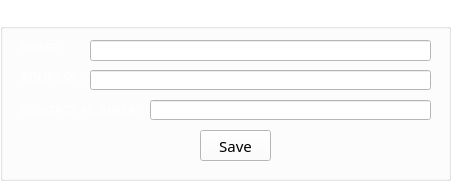
   <widget class="QGroupBox" name="groupBox">
    <property name="geometry">
     <rect>
      <x>20</x>
      <y>30</y>
      <width>451</width>
      <height>181</height>
     </rect>
    </property>
    <property name="palette">
     <palette>
      <active>
       <colorrole role="WindowText">
        <brush brushstyle="SolidPattern">
         <color alpha="255">
          <red>255</red>
          <green>255</green>
          <blue>255</blue>
         </color>
        </brush>
       </colorrole>
       <colorrole role="Button">
        <brush brushstyle="SolidPattern">
         <color alpha="255">
          <red>255</red>
          <green>255</green>
          <blue>255</blue>
         </color>
        </brush>
       </colorrole>
       <colorrole role="Light">
        <brush brushstyle="SolidPattern">
         <color alpha="255">
          <red>255</red>
          <green>255</green>
          <blue>255</blue>
         </color>
        </brush>
       </colorrole>
       <colorrole role="Midlight">
        <brush brushstyle="SolidPattern">
         <color alpha="255">
          <red>255</red>
          <green>255</green>
          <blue>255</blue>
         </color>
        </brush>
       </colorrole>
       <colorrole role="Dark">
        <brush brushstyle="SolidPattern">
         <color alpha="255">
          <red>127</red>
          <green>127</green>
          <blue>127</blue>
         </color>
        </brush>
       </colorrole>
       <colorrole role="Mid">
        <brush brushstyle="SolidPattern">
         <color alpha="255">
          <red>170</red>
          <green>170</green>
          <blue>170</blue>
         </color>
        </brush>
       </colorrole>
       <colorrole role="Text">
        <brush brushstyle="SolidPattern">
         <color alpha="255">
          <red>0</red>
          <green>0</green>
          <blue>0</blue>
         </color>
        </brush>
       </colorrole>
       <colorrole role="BrightText">
        <brush brushstyle="SolidPattern">
         <color alpha="255">
          <red>255</red>
          <green>255</green>
          <blue>255</blue>
         </color>
        </brush>
       </colorrole>
       <colorrole role="ButtonText">
        <brush brushstyle="SolidPattern">
         <color alpha="255">
          <red>0</red>
          <green>0</green>
          <blue>0</blue>
         </color>
        </brush>
       </colorrole>
       <colorrole role="Base">
        <brush brushstyle="SolidPattern">
         <color alpha="255">
          <red>255</red>
          <green>255</green>
          <blue>255</blue>
         </color>
        </brush>
       </colorrole>
       <colorrole role="Window">
        <brush brushstyle="SolidPattern">
         <color alpha="255">
          <red>255</red>
          <green>255</green>
          <blue>255</blue>
         </color>
        </brush>
       </colorrole>
       <colorrole role="Shadow">
        <brush brushstyle="SolidPattern">
         <color alpha="255">
          <red>0</red>
          <green>0</green>
          <blue>0</blue>
         </color>
        </brush>
       </colorrole>
       <colorrole role="AlternateBase">
        <brush brushstyle="SolidPattern">
         <color alpha="255">
          <red>255</red>
          <green>255</green>
          <blue>255</blue>
         </color>
        </brush>
       </colorrole>
       <colorrole role="ToolTipBase">
        <brush brushstyle="SolidPattern">
         <color alpha="255">
          <red>255</red>
          <green>255</green>
          <blue>220</blue>
         </color>
        </brush>
       </colorrole>
       <colorrole role="ToolTipText">
        <brush brushstyle="SolidPattern">
         <color alpha="255">
          <red>0</red>
          <green>0</green>
          <blue>0</blue>
         </color>
        </brush>
       </colorrole>
      </active>
      <inactive>
       <colorrole role="WindowText">
        <brush brushstyle="SolidPattern">
         <color alpha="255">
          <red>255</red>
          <green>255</green>
          <blue>255</blue>
         </color>
        </brush>
       </colorrole>
       <colorrole role="Button">
        <brush brushstyle="SolidPattern">
         <color alpha="255">
          <red>255</red>
          <green>255</green>
          <blue>255</blue>
         </color>
        </brush>
       </colorrole>
       <colorrole role="Light">
        <brush brushstyle="SolidPattern">
         <color alpha="255">
          <red>255</red>
          <green>255</green>
          <blue>255</blue>
         </color>
        </brush>
       </colorrole>
       <colorrole role="Midlight">
        <brush brushstyle="SolidPattern">
         <color alpha="255">
          <red>255</red>
          <green>255</green>
          <blue>255</blue>
         </color>
        </brush>
       </colorrole>
       <colorrole role="Dark">
        <brush brushstyle="SolidPattern">
         <color alpha="255">
          <red>127</red>
          <green>127</green>
          <blue>127</blue>
         </color>
        </brush>
       </colorrole>
       <colorrole role="Mid">
        <brush brushstyle="SolidPattern">
         <color alpha="255">
          <red>170</red>
          <green>170</green>
          <blue>170</blue>
         </color>
        </brush>
       </colorrole>
       <colorrole role="Text">
        <brush brushstyle="SolidPattern">
         <color alpha="255">
          <red>0</red>
          <green>0</green>
          <blue>0</blue>
         </color>
        </brush>
       </colorrole>
       <colorrole role="BrightText">
        <brush brushstyle="SolidPattern">
         <color alpha="255">
          <red>255</red>
          <green>255</green>
          <blue>255</blue>
         </color>
        </brush>
       </colorrole>
       <colorrole role="ButtonText">
        <brush brushstyle="SolidPattern">
         <color alpha="255">
          <red>0</red>
          <green>0</green>
          <blue>0</blue>
         </color>
        </brush>
       </colorrole>
       <colorrole role="Base">
        <brush brushstyle="SolidPattern">
         <color alpha="255">
          <red>255</red>
          <green>255</green>
          <blue>255</blue>
         </color>
        </brush>
       </colorrole>
       <colorrole role="Window">
        <brush brushstyle="SolidPattern">
         <color alpha="255">
          <red>255</red>
          <green>255</green>
          <blue>255</blue>
         </color>
        </brush>
       </colorrole>
       <colorrole role="Shadow">
        <brush brushstyle="SolidPattern">
         <color alpha="255">
          <red>0</red>
          <green>0</green>
          <blue>0</blue>
         </color>
        </brush>
       </colorrole>
       <colorrole role="AlternateBase">
        <brush brushstyle="SolidPattern">
         <color alpha="255">
          <red>255</red>
          <green>255</green>
          <blue>255</blue>
         </color>
        </brush>
       </colorrole>
       <colorrole role="ToolTipBase">
        <brush brushstyle="SolidPattern">
         <color alpha="255">
          <red>255</red>
          <green>255</green>
          <blue>220</blue>
         </color>
        </brush>
       </colorrole>
       <colorrole role="ToolTipText">
        <brush brushstyle="SolidPattern">
         <color alpha="255">
          <red>0</red>
          <green>0</green>
          <blue>0</blue>
         </color>
        </brush>
       </colorrole>
      </inactive>
      <disabled>
       <colorrole role="WindowText">
        <brush brushstyle="SolidPattern">
         <color alpha="255">
          <red>127</red>
          <green>127</green>
          <blue>127</blue>
         </color>
        </brush>
       </colorrole>
       <colorrole role="Button">
        <brush brushstyle="SolidPattern">
         <color alpha="255">
          <red>255</red>
          <green>255</green>
          <blue>255</blue>
         </color>
        </brush>
       </colorrole>
       <colorrole role="Light">
        <brush brushstyle="SolidPattern">
         <color alpha="255">
          <red>255</red>
          <green>255</green>
          <blue>255</blue>
         </color>
        </brush>
       </colorrole>
       <colorrole role="Midlight">
        <brush brushstyle="SolidPattern">
         <color alpha="255">
          <red>255</red>
          <green>255</green>
          <blue>255</blue>
         </color>
        </brush>
       </colorrole>
       <colorrole role="Dark">
        <brush brushstyle="SolidPattern">
         <color alpha="255">
          <red>127</red>
          <green>127</green>
          <blue>127</blue>
         </color>
        </brush>
       </colorrole>
       <colorrole role="Mid">
        <brush brushstyle="SolidPattern">
         <color alpha="255">
          <red>170</red>
          <green>170</green>
          <blue>170</blue>
         </color>
        </brush>
       </colorrole>
       <colorrole role="Text">
        <brush brushstyle="SolidPattern">
         <color alpha="255">
          <red>127</red>
          <green>127</green>
          <blue>127</blue>
         </color>
        </brush>
       </colorrole>
       <colorrole role="BrightText">
        <brush brushstyle="SolidPattern">
         <color alpha="255">
          <red>255</red>
          <green>255</green>
          <blue>255</blue>
         </color>
        </brush>
       </colorrole>
       <colorrole role="ButtonText">
        <brush brushstyle="SolidPattern">
         <color alpha="255">
          <red>127</red>
          <green>127</green>
          <blue>127</blue>
         </color>
        </brush>
       </colorrole>
       <colorrole role="Base">
        <brush brushstyle="SolidPattern">
         <color alpha="255">
          <red>255</red>
          <green>255</green>
          <blue>255</blue>
         </color>
        </brush>
       </colorrole>
       <colorrole role="Window">
        <brush brushstyle="SolidPattern">
         <color alpha="255">
          <red>255</red>
          <green>255</green>
          <blue>255</blue>
         </color>
        </brush>
       </colorrole>
       <colorrole role="Shadow">
        <brush brushstyle="SolidPattern">
         <color alpha="255">
          <red>0</red>
          <green>0</green>
          <blue>0</blue>
         </color>
        </brush>
       </colorrole>
       <colorrole role="AlternateBase">
        <brush brushstyle="SolidPattern">
         <color alpha="255">
          <red>255</red>
          <green>255</green>
          <blue>255</blue>
         </color>
        </brush>
       </colorrole>
       <colorrole role="ToolTipBase">
        <brush brushstyle="SolidPattern">
         <color alpha="255">
          <red>255</red>
          <green>255</green>
          <blue>220</blue>
         </color>
        </brush>
       </colorrole>
       <colorrole role="ToolTipText">
        <brush brushstyle="SolidPattern">
         <color alpha="255">
          <red>0</red>
          <green>0</green>
          <blue>0</blue>
         </color>
        </brush>
       </colorrole>
      </disabled>
     </palette>
    </property>
    <property name="font">
     <font>
      <family>Century Gothic</family>
      <pointsize>12</pointsize>
      <weight>75</weight>
      <bold>true</bold>
     </font>
    </property>
    <property name="title">
     <string>CUSTOMER INFORMATION</string>
    </property>
    <widget class="QLabel" name="label_2">
     <property name="geometry">
      <rect>
       <x>20</x>
       <y>37</y>
       <width>61</width>
       <height>19</height>
      </rect>
     </property>
     <property name="palette">
      <palette>
       <active>
        <colorrole role="WindowText">
         <brush brushstyle="SolidPattern">
          <color alpha="255">
           <red>255</red>
           <green>255</green>
           <blue>255</blue>
          </color>
         </brush>
        </colorrole>
       </active>
       <inactive>
        <colorrole role="WindowText">
         <brush brushstyle="SolidPattern">
          <color alpha="255">
           <red>255</red>
           <green>255</green>
           <blue>255</blue>
          </color>
         </brush>
        </colorrole>
       </inactive>
       <disabled>
        <colorrole role="WindowText">
         <brush brushstyle="SolidPattern">
          <color alpha="255">
           <red>127</red>
           <green>127</green>
           <blue>127</blue>
          </color>
         </brush>
        </colorrole>
       </disabled>
      </palette>
     </property>
     <property name="font">
      <font>
       <family>Century Gothic</family>
       <pointsize>10</pointsize>
       <weight>50</weight>
       <italic>false</italic>
       <bold>false</bold>
      </font>
     </property>
     <property name="text">
      <string>NAME :</string>
     </property>
    </widget>
    <widget class="QLineEdit" name="txtIname">
     <property name="geometry">
      <rect>
       <x>90</x>
       <y>40</y>
       <width>341</width>
       <height>21</height>
      </rect>
     </property>
     <property name="font">
      <font>
       <pointsize>10</pointsize>
      </font>
     </property>
    </widget>
    <widget class="QLabel" name="label_4">
     <property name="geometry">
      <rect>
       <x>20</x>
       <y>67</y>
       <width>81</width>
       <height>19</height>
      </rect>
     </property>
     <property name="palette">
      <palette>
       <active>
        <colorrole role="WindowText">
         <brush brushstyle="SolidPattern">
          <color alpha="255">
           <red>255</red>
           <green>255</green>
           <blue>255</blue>
          </color>
         </brush>
        </colorrole>
       </active>
       <inactive>
        <colorrole role="WindowText">
         <brush brushstyle="SolidPattern">
          <color alpha="255">
           <red>255</red>
           <green>255</green>
           <blue>255</blue>
          </color>
         </brush>
        </colorrole>
       </inactive>
       <disabled>
        <colorrole role="WindowText">
         <brush brushstyle="SolidPattern">
          <color alpha="255">
           <red>127</red>
           <green>127</green>
           <blue>127</blue>
          </color>
         </brush>
        </colorrole>
       </disabled>
      </palette>
     </property>
     <property name="font">
      <font>
       <family>Century Gothic</family>
       <pointsize>10</pointsize>
       <weight>50</weight>
       <italic>false</italic>
       <bold>false</bold>
      </font>
     </property>
     <property name="text">
      <string>ADDRESS :</string>
     </property>
    </widget>
    <widget class="QLineEdit" name="txtIadd">
     <property name="geometry">
      <rect>
       <x>90</x>
       <y>70</y>
       <width>341</width>
       <height>20</height>
      </rect>
     </property>
     <property name="font">
      <font>
       <pointsize>10</pointsize>
      </font>
     </property>
    </widget>
    <widget class="QLineEdit" name="txtIcp">
     <property name="geometry">
      <rect>
       <x>150</x>
       <y>100</y>
       <width>281</width>
       <height>20</height>
      </rect>
     </property>
     <property name="font">
      <font>
       <pointsize>10</pointsize>
      </font>
     </property>
    </widget>
    <widget class="QLabel" name="label_5">
     <property name="geometry">
      <rect>
       <x>20</x>
       <y>100</y>
       <width>151</width>
       <height>19</height>
      </rect>
     </property>
     <property name="palette">
      <palette>
       <active>
        <colorrole role="WindowText">
         <brush brushstyle="SolidPattern">
          <color alpha="255">
           <red>255</red>
           <green>255</green>
           <blue>255</blue>
          </color>
         </brush>
        </colorrole>
       </active>
       <inactive>
        <colorrole role="WindowText">
         <brush brushstyle="SolidPattern">
          <color alpha="255">
           <red>255</red>
           <green>255</green>
           <blue>255</blue>
          </color>
         </brush>
        </colorrole>
       </inactive>
       <disabled>
        <colorrole role="WindowText">
         <brush brushstyle="SolidPattern">
          <color alpha="255">
           <red>127</red>
           <green>127</green>
           <blue>127</blue>
          </color>
         </brush>
        </colorrole>
       </disabled>
      </palette>
     </property>
     <property name="font">
      <font>
       <family>Century Gothic</family>
       <pointsize>10</pointsize>
       <weight>50</weight>
       <italic>false</italic>
       <bold>false</bold>
      </font>
     </property>
     <property name="text">
      <string>CONTACT NUMBER :</string>
     </property>
    </widget>
    <widget class="QPushButton" name="btnSave">
     <property name="geometry">
      <rect>
       <x>200</x>
       <y>130</y>
       <width>71</width>
       <height>31</height>
      </rect>
     </property>
     <property name="palette">
      <palette>
       <active>
        <colorrole role="WindowText">
         <brush brushstyle="SolidPattern">
          <color alpha="255">
           <red>0</red>
           <green>0</green>
           <blue>0</blue>
          </color>
         </brush>
        </colorrole>
        <colorrole role="Button">
         <brush brushstyle="SolidPattern">
          <color alpha="255">
           <red>255</red>
           <green>255</green>
           <blue>255</blue>
          </color>
         </brush>
        </colorrole>
        <colorrole role="Light">
         <brush brushstyle="SolidPattern">
          <color alpha="255">
           <red>255</red>
           <green>255</green>
           <blue>255</blue>
          </color>
         </brush>
        </colorrole>
        <colorrole role="Midlight">
         <brush brushstyle="SolidPattern">
          <color alpha="255">
           <red>255</red>
           <green>255</green>
           <blue>255</blue>
          </color>
         </brush>
        </colorrole>
        <colorrole role="Dark">
         <brush brushstyle="SolidPattern">
          <color alpha="255">
           <red>127</red>
           <green>127</green>
           <blue>127</blue>
          </color>
         </brush>
        </colorrole>
        <colorrole role="Mid">
         <brush brushstyle="SolidPattern">
          <color alpha="255">
           <red>170</red>
           <green>170</green>
           <blue>170</blue>
          </color>
         </brush>
        </colorrole>
        <colorrole role="Text">
         <brush brushstyle="SolidPattern">
          <color alpha="255">
           <red>0</red>
           <green>0</green>
           <blue>0</blue>
          </color>
         </brush>
        </colorrole>
        <colorrole role="BrightText">
         <brush brushstyle="SolidPattern">
          <color alpha="255">
           <red>255</red>
           <green>255</green>
           <blue>255</blue>
          </color>
         </brush>
        </colorrole>
        <colorrole role="ButtonText">
         <brush brushstyle="SolidPattern">
          <color alpha="255">
           <red>0</red>
           <green>0</green>
           <blue>0</blue>
          </color>
         </brush>
        </colorrole>
        <colorrole role="Base">
         <brush brushstyle="SolidPattern">
          <color alpha="255">
           <red>255</red>
           <green>255</green>
           <blue>255</blue>
          </color>
         </brush>
        </colorrole>
        <colorrole role="Window">
         <brush brushstyle="SolidPattern">
          <color alpha="255">
           <red>255</red>
           <green>255</green>
           <blue>255</blue>
          </color>
         </brush>
        </colorrole>
        <colorrole role="Shadow">
         <brush brushstyle="SolidPattern">
          <color alpha="255">
           <red>0</red>
           <green>0</green>
           <blue>0</blue>
          </color>
         </brush>
        </colorrole>
        <colorrole role="AlternateBase">
         <brush brushstyle="SolidPattern">
          <color alpha="255">
           <red>255</red>
           <green>255</green>
           <blue>255</blue>
          </color>
         </brush>
        </colorrole>
        <colorrole role="ToolTipBase">
         <brush brushstyle="SolidPattern">
          <color alpha="255">
           <red>255</red>
           <green>255</green>
           <blue>220</blue>
          </color>
         </brush>
        </colorrole>
        <colorrole role="ToolTipText">
         <brush brushstyle="SolidPattern">
          <color alpha="255">
           <red>0</red>
           <green>0</green>
           <blue>0</blue>
          </color>
         </brush>
        </colorrole>
       </active>
       <inactive>
        <colorrole role="WindowText">
         <brush brushstyle="SolidPattern">
          <color alpha="255">
           <red>0</red>
           <green>0</green>
           <blue>0</blue>
          </color>
         </brush>
        </colorrole>
        <colorrole role="Button">
         <brush brushstyle="SolidPattern">
          <color alpha="255">
           <red>255</red>
           <green>255</green>
           <blue>255</blue>
          </color>
         </brush>
        </colorrole>
        <colorrole role="Light">
         <brush brushstyle="SolidPattern">
          <color alpha="255">
           <red>255</red>
           <green>255</green>
           <blue>255</blue>
          </color>
         </brush>
        </colorrole>
        <colorrole role="Midlight">
         <brush brushstyle="SolidPattern">
          <color alpha="255">
           <red>255</red>
           <green>255</green>
           <blue>255</blue>
          </color>
         </brush>
        </colorrole>
        <colorrole role="Dark">
         <brush brushstyle="SolidPattern">
          <color alpha="255">
           <red>127</red>
           <green>127</green>
           <blue>127</blue>
          </color>
         </brush>
        </colorrole>
        <colorrole role="Mid">
         <brush brushstyle="SolidPattern">
          <color alpha="255">
           <red>170</red>
           <green>170</green>
           <blue>170</blue>
          </color>
         </brush>
        </colorrole>
        <colorrole role="Text">
         <brush brushstyle="SolidPattern">
          <color alpha="255">
           <red>0</red>
           <green>0</green>
           <blue>0</blue>
          </color>
         </brush>
        </colorrole>
        <colorrole role="BrightText">
         <brush brushstyle="SolidPattern">
          <color alpha="255">
           <red>255</red>
           <green>255</green>
           <blue>255</blue>
          </color>
         </brush>
        </colorrole>
        <colorrole role="ButtonText">
         <brush brushstyle="SolidPattern">
          <color alpha="255">
           <red>0</red>
           <green>0</green>
           <blue>0</blue>
          </color>
         </brush>
        </colorrole>
        <colorrole role="Base">
         <brush brushstyle="SolidPattern">
          <color alpha="255">
           <red>255</red>
           <green>255</green>
           <blue>255</blue>
          </color>
         </brush>
        </colorrole>
        <colorrole role="Window">
         <brush brushstyle="SolidPattern">
          <color alpha="255">
           <red>255</red>
           <green>255</green>
           <blue>255</blue>
          </color>
         </brush>
        </colorrole>
        <colorrole role="Shadow">
         <brush brushstyle="SolidPattern">
          <color alpha="255">
           <red>0</red>
           <green>0</green>
           <blue>0</blue>
          </color>
         </brush>
        </colorrole>
        <colorrole role="AlternateBase">
         <brush brushstyle="SolidPattern">
          <color alpha="255">
           <red>255</red>
           <green>255</green>
           <blue>255</blue>
          </color>
         </brush>
        </colorrole>
        <colorrole role="ToolTipBase">
         <brush brushstyle="SolidPattern">
          <color alpha="255">
           <red>255</red>
           <green>255</green>
           <blue>220</blue>
          </color>
         </brush>
        </colorrole>
        <colorrole role="ToolTipText">
         <brush brushstyle="SolidPattern">
          <color alpha="255">
           <red>0</red>
           <green>0</green>
           <blue>0</blue>
          </color>
         </brush>
        </colorrole>
       </inactive>
       <disabled>
        <colorrole role="WindowText">
         <brush brushstyle="SolidPattern">
          <color alpha="255">
           <red>127</red>
           <green>127</green>
           <blue>127</blue>
          </color>
         </brush>
        </colorrole>
        <colorrole role="Button">
         <brush brushstyle="SolidPattern">
          <color alpha="255">
           <red>255</red>
           <green>255</green>
           <blue>255</blue>
          </color>
         </brush>
        </colorrole>
        <colorrole role="Light">
         <brush brushstyle="SolidPattern">
          <color alpha="255">
           <red>255</red>
           <green>255</green>
           <blue>255</blue>
          </color>
         </brush>
        </colorrole>
        <colorrole role="Midlight">
         <brush brushstyle="SolidPattern">
          <color alpha="255">
           <red>255</red>
           <green>255</green>
           <blue>255</blue>
          </color>
         </brush>
        </colorrole>
        <colorrole role="Dark">
         <brush brushstyle="SolidPattern">
          <color alpha="255">
           <red>127</red>
           <green>127</green>
           <blue>127</blue>
          </color>
         </brush>
        </colorrole>
        <colorrole role="Mid">
         <brush brushstyle="SolidPattern">
          <color alpha="255">
           <red>170</red>
           <green>170</green>
           <blue>170</blue>
          </color>
         </brush>
        </colorrole>
        <colorrole role="Text">
         <brush brushstyle="SolidPattern">
          <color alpha="255">
           <red>127</red>
           <green>127</green>
           <blue>127</blue>
          </color>
         </brush>
        </colorrole>
        <colorrole role="BrightText">
         <brush brushstyle="SolidPattern">
          <color alpha="255">
           <red>255</red>
           <green>255</green>
           <blue>255</blue>
          </color>
         </brush>
        </colorrole>
        <colorrole role="ButtonText">
         <brush brushstyle="SolidPattern">
          <color alpha="255">
           <red>127</red>
           <green>127</green>
           <blue>127</blue>
          </color>
         </brush>
        </colorrole>
        <colorrole role="Base">
         <brush brushstyle="SolidPattern">
          <color alpha="255">
           <red>255</red>
           <green>255</green>
           <blue>255</blue>
          </color>
         </brush>
        </colorrole>
        <colorrole role="Window">
         <brush brushstyle="SolidPattern">
          <color alpha="255">
           <red>255</red>
           <green>255</green>
           <blue>255</blue>
          </color>
         </brush>
        </colorrole>
        <colorrole role="Shadow">
         <brush brushstyle="SolidPattern">
          <color alpha="255">
           <red>0</red>
           <green>0</green>
           <blue>0</blue>
          </color>
         </brush>
        </colorrole>
        <colorrole role="AlternateBase">
         <brush brushstyle="SolidPattern">
          <color alpha="255">
           <red>255</red>
           <green>255</green>
           <blue>255</blue>
          </color>
         </brush>
        </colorrole>
        <colorrole role="ToolTipBase">
         <brush brushstyle="SolidPattern">
          <color alpha="255">
           <red>255</red>
           <green>255</green>
           <blue>220</blue>
          </color>
         </brush>
        </colorrole>
        <colorrole role="ToolTipText">
         <brush brushstyle="SolidPattern">
          <color alpha="255">
           <red>0</red>
           <green>0</green>
           <blue>0</blue>
          </color>
         </brush>
        </colorrole>
       </disabled>
      </palette>
     </property>
     <property name="font">
      <font>
       <family>Century Gothic</family>
       <pointsize>11</pointsize>
       <weight>50</weight>
       <bold>false</bold>
      </font>
     </property>
     <property name="text">
      <string>Save</string>
     </property>
    </widget>
   </widget>
